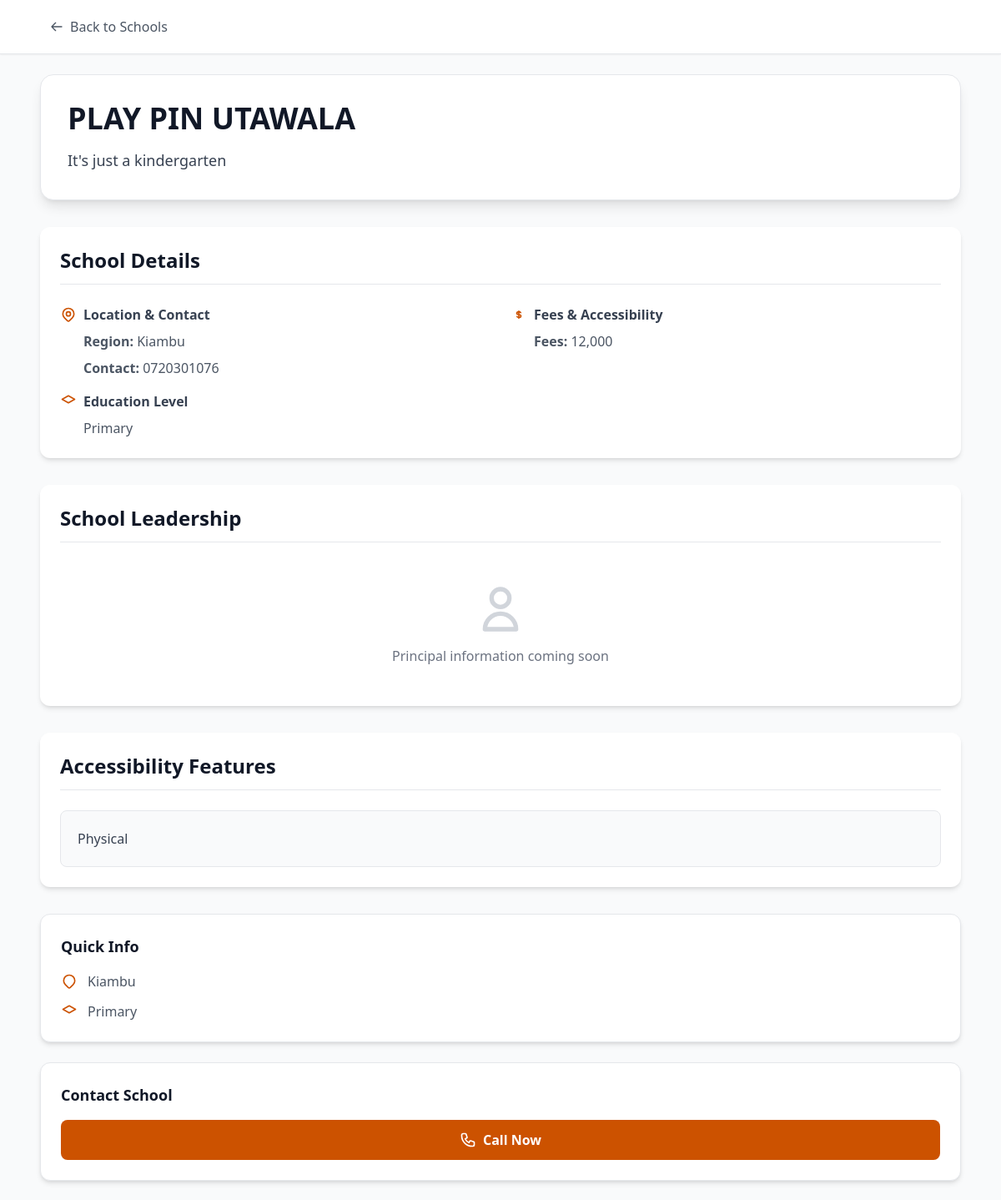
/school/21 (upper part), run on an earlier commit of the app's database.
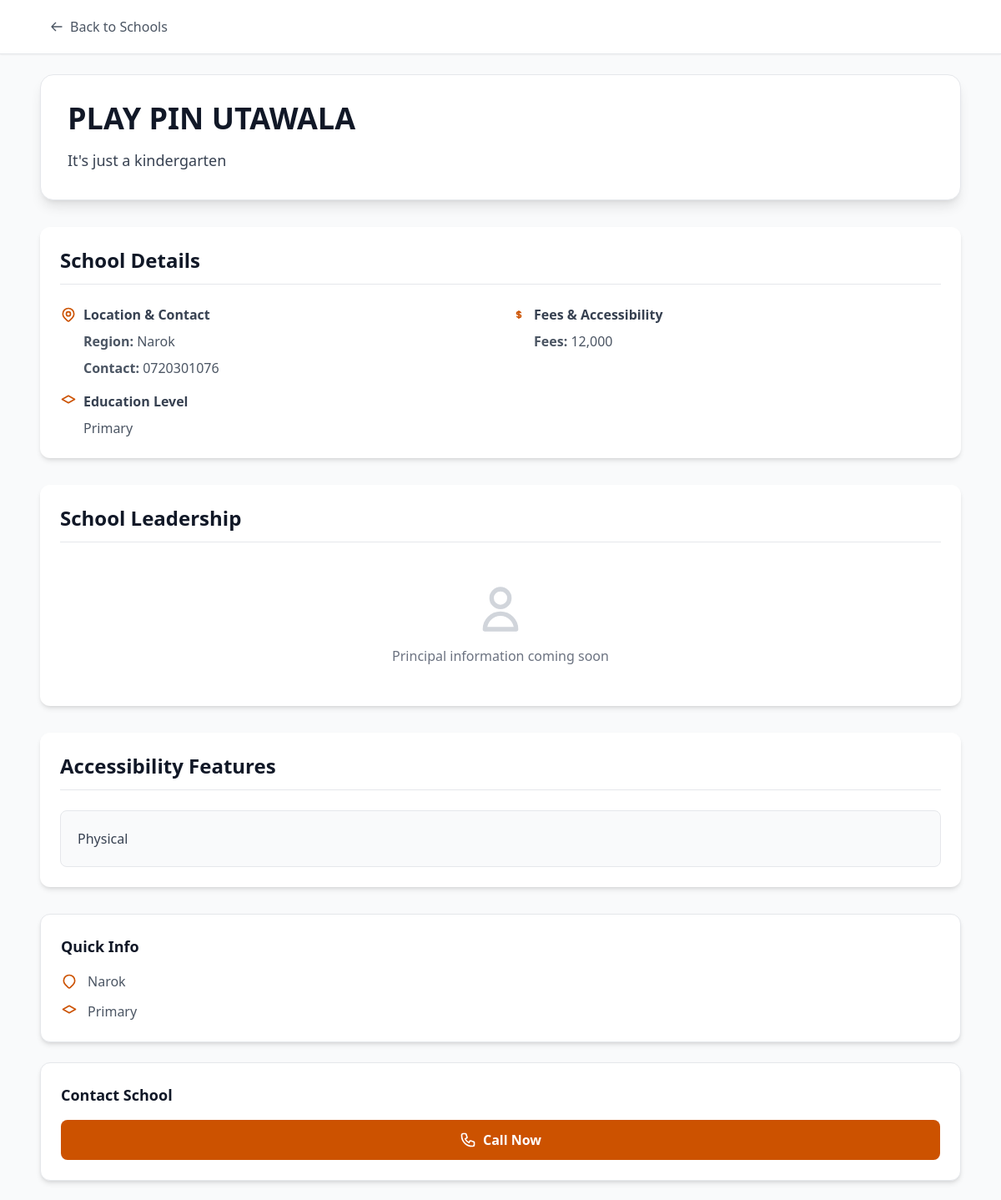
And on a later commit of the database.
### models.py (models this page shows, shortened)
class School(db.Model):
    id = db.Column(db.Integer, primary_key=True)
    name = db.Column(db.String(200), nullable=False)
    region = db.Column(db.String(100), nullable=False)
    level = db.Column(db.String(80), nullable=True)
    contact = db.Column(db.String(200), nullable=True)
    description = db.Column(db.Text, nullable=True)
    accessibility = db.Column(db.Text, nullable=True)
    fee_structure = db.Column(db.String(200), nullable=True)
    image_url = db.Column(db.String(500), nullable=True)

### app.py (the view)
@app.route('/school/<int:id>')
def school_details(id):
    school = School.query.get_or_404(id)
    feedbacks = Feedback.query.filter_by(school_id=id).order_by(Feedback.created_at.desc()).all()
    principal = None
    try:
        principal = Principal.query.filter_by(school_id=id).first()
    except Exception:
        pass  # In case Principal model doesn't exist yet
    return render_template('school_details.html', school=school, feedbacks=feedbacks, principal=principal)

### templates/school_details.html (shortened to what this page needs)
<!DOCTYPE html>
<html lang="en">
<head>
    <script src="https://cdn.tailwindcss.com"></script>
</head>
<body class="bg-gray-50 text-gray-900">
    <nav aria-label="Breadcrumb" class="bg-white shadow-sm border-b">
        <div class="max-w-6xl mx-auto px-6 py-4">
            <a href="/schools" class="inline-flex items-center text-gray-600 hover:text-eduorange-600 font-medium transition focus:outline-none focus:ring-2 focus:ring-eduorange-500 rounded-lg px-3 py-1">
                <svg class="w-4 h-4 mr-2" fill="none" stroke="currentColor" viewBox="0 0 24 24" aria-hidden="true">
                    <path stroke-linecap="round" stroke-linejoin="round" stroke-width="2" d="M10 19l-7-7m0 0l7-7m-7 7h18"/>
                </svg>
                Back to Schools
            </a>
        </div>
    </nav>
    <main id="main-content" class="max-w-6xl mx-auto p-6">
        <section aria-labelledby="school-name" class="bg-white rounded-2xl shadow-lg p-8 mb-8 border border-gray-200">
            <div class="flex flex-col lg:flex-row items-start lg:items-center justify-between gap-6">
                <div class="flex-1">
                    <h1 id="school-name" class="text-3xl lg:text-4xl font-bold text-gray-900 mb-4">{{ school.name }}</h1>
                    <p class="text-gray-700 text-lg leading-relaxed">{{ school.description }}</p>
                </div>
            </div>
        </section>
        <div class="grid grid-cols-1 xl:grid-cols-4 gap-8">
            <div class="xl:col-span-3 space-y-8">
                <section aria-labelledby="school-details" class="bg-white rounded-xl shadow-md p-6">
                    <h2 id="school-details" class="text-2xl font-bold text-gray-900 mb-6 pb-3 border-b border-gray-200">
                        School Details
                    </h2>
                    <div class="grid grid-cols-1 md:grid-cols-2 gap-6">
                        <div class="space-y-4">
                            <div>
                                <h3 class="font-semibold text-gray-700 mb-2 flex items-center">
                                    Location & Contact
                                </h3>
                                <div class="space-y-2 text-gray-600 ml-7">
                                    <p><strong>Region:</strong> {{ school.region or 'Not specified' }}</p>
                                    <p><strong>Contact:</strong> {{ school.contact or 'Not available' }}</p>
                                </div>
                            </div>
                            <div>
                                <h3 class="font-semibold text-gray-700 mb-2 flex items-center">
                                    <svg class="w-5 h-5 mr-2 text-eduorange-600" fill="none" stroke="currentColor" viewBox="0 0 24 24">
                                        <path stroke-linecap="round" stroke-linejoin="round" stroke-width="2" d="M12 14l9-5-9-5-9 5 9 5z"/>
                                    </svg>
                                    Education Level
                                </h3>
                                <p class="text-gray-600 ml-7">{{ school.level or 'Not specified' }}</p>
                            </div>
                        </div>
                        <div class="space-y-4">
                            <div>
                                <h3 class="font-semibold text-gray-700 mb-2 flex items-center">
                                    <svg class="w-5 h-5 mr-2 text-eduorange-600" fill="none" stroke="currentColor" viewBox="0 0 24 24">
                                        <path stroke-linecap="round" stroke-linejoin="round" stroke-width="2" d="M12 8c-1.657 0-3 .895-3 2s1.343 2 3 2 3 .895 3 2-1.343 2-3 2m0-8c1.11 0 2.08.402 2.599 1M12 8V7m0 1v8m0 0v1m0-1c-1.11 0-2.08-.402-2.599-1"/>
                                    </svg>
                                    Fees & Accessibility
                                </h3>
                                <div class="space-y-2 text-gray-600 ml-7">
                                    <p><strong>Fees:</strong> {{ school.fee_structure or 'Not specified' }}</p>
                                </div>
                            </div>
                        </div>
                    </div>
                </section>
                <section aria-labelledby="principal-info" class="bg-white rounded-xl shadow-md p-6">
                    <h2 id="principal-info" class="text-2xl font-bold text-gray-900 mb-6 pb-3 border-b border-gray-200">
                        School Leadership
                    </h2>
                    <div class="flex flex-col md:flex-row items-start md:items-center gap-6">
                        {% if principal %}
                        <div class="flex-shrink-0">
                            <img src="{{ principal.image_url or '/static/images/default-principal.png' }}"
                                 alt="Portrait of {{ principal.name }}, Principal of {{ school.name }}"
                                 class="w-32 h-32 rounded-xl object-cover shadow-md border-4 border-gray-100">
                        </div>
                        <div class="flex-1">
                            <h3 class="text-xl font-bold text-gray-900 mb-2">{{ principal.name }}</h3>
                            <p class="text-gray-600 mb-4">Principal</p>
                            <div class="space-y-3">
                                {% if principal.email %}
                                <div class="flex items-center">
                                    <svg class="w-5 h-5 text-gray-500 mr-3" fill="none" stroke="currentColor" viewBox="0 0 24 24">
                                        <path stroke-linecap="round" stroke-linejoin="round" stroke-width="2" d="M3 8l7.89 5.26a2 2 0 002.22 0L21 8M5 19h14a2 2 0 002-2V7a2 2 0 00-2-2H5a2 2 0 00-2 2v10a2 2 0 002 2z"/>
                                    </svg>
                                    <a href="mailto:{{ principal.email }}"
                                       class="text-eduorange-600 hover:text-eduorange-700 transition font-medium">
                                        {{ principal.email }}
                                    </a>
                                </div>
                                {% endif %}
                                {% if principal.contact %}
                                <div class="flex items-center">
                                    <svg class="w-5 h-5 text-gray-500 mr-3" fill="none" stroke="currentColor" viewBox="0 0 24 24">
                                        <path stroke-linecap="round" stroke-linejoin="round" stroke-width="2" d="M3 5a2 2 0 012-2h3.28a1 1 0 01.948.684l1.498 4.493a1 1 0 01-.502 1.21l-2.257 1.13a11.042 11.042 0 005.516 5.516l1.13-2.257a1 1 0 011.21-.502l4.493 1.498a1 1 0 01.684.949V19a2 2 0 01-2 2h-1C9.716 21 3 14.284 3 6V5z"/>
                                    </svg>
                                    <a href="tel:{{ principal.contact }}"
                                       class="text-eduorange-600 hover:text-eduorange-700 transition font-medium">
                                        {{ principal.contact }}
                                    </a>
                                </div>
                                {% endif %}
                            </div>
                        </div>
                        {% else %}
                        <div class="text-center w-full py-6">
                            <svg class="w-16 h-16 text-gray-300 mx-auto mb-3" fill="none" stroke="currentColor" viewBox="0 0 24 24">
                                <path stroke-linecap="round" stroke-linejoin="round" stroke-width="2" d="M16 7a4 4 0 11-8 0 4 4 0 018 0zM12 14a7 7 0 00-7 7h14a7 7 0 00-7-7z"/>
                            </svg>
                            <p class="text-gray-500">Principal information coming soon</p>
                        </div>
                        {% endif %}
                    </div>
                </section>
                <section aria-labelledby="accessibility-features" class="bg-white rounded-xl shadow-md p-6">
                    <h2 id="accessibility-features" class="text-2xl font-bold text-gray-900 mb-6 pb-3 border-b border-gray-200">
                        Accessibility Features
                    </h2>
                    <div class="bg-gray-50 rounded-lg p-5 border border-gray-200">
                        <p class="text-gray-700 leading-relaxed">{{ school.accessibility or 'Detailed accessibility information will be available soon.' }}</p>
                    </div>
                </section>
            </div>
            <div class="space-y-6">
                <section class="bg-white rounded-xl shadow-md p-6 border border-gray-200">
                    <h3 class="text-lg font-bold text-gray-900 mb-4">Quick Info</h3>
                    <div class="space-y-3">
                        <div class="flex items-center text-gray-600">
                            <svg class="w-5 h-5 mr-3 text-eduorange-600" fill="none" stroke="currentColor" viewBox="0 0 24 24">
                                <path stroke-linecap="round" stroke-linejoin="round" stroke-width="2" d="M17.657 16.657L13.414 20.9a1.998 1.998 0 01-2.827 0l-4.244-4.243a8 8 0 1111.314 0z"/>
                            </svg>
                            <span>{{ school.region or 'Nairobi' }}</span>
                        </div>
                        <div class="flex items-center text-gray-600">
                            <svg class="w-5 h-5 mr-3 text-eduorange-600" fill="none" stroke="currentColor" viewBox="0 0 24 24">
                                <path stroke-linecap="round" stroke-linejoin="round" stroke-width="2" d="M12 14l9-5-9-5-9 5 9 5z"/>
                            </svg>
                            <span>{{ school.level or 'Primary/Secondary' }}</span>
                        </div>
                    </div>
                </section>
                <section class="bg-white rounded-xl shadow-md p-6 border border-gray-200">
                    <h3 class="text-lg font-bold text-gray-900 mb-4">Contact School</h3>
                    {% if school.contact %}
                    <div class="space-y-3">
                        <a href="tel:{{ school.contact }}"
                           class="w-full bg-eduorange-600 hover:bg-eduorange-700 text-white py-3 px-4 rounded-lg font-semibold transition flex items-center justify-center focus:outline-none focus:ring-2 focus:ring-eduorange-500">
                            Call Now
                        </a>
                    </div>
                    {% else %}
                    <p class="text-gray-500 text-sm">Contact information not available</p>
                    {% endif %}
                </section>
            </div>
        </div>
    </main>
</body>
</html>

What changed in the data, as far as the page shows it:
changed School "PLAY PIN UTAWALA": region "Kiambu" → "Narok"
